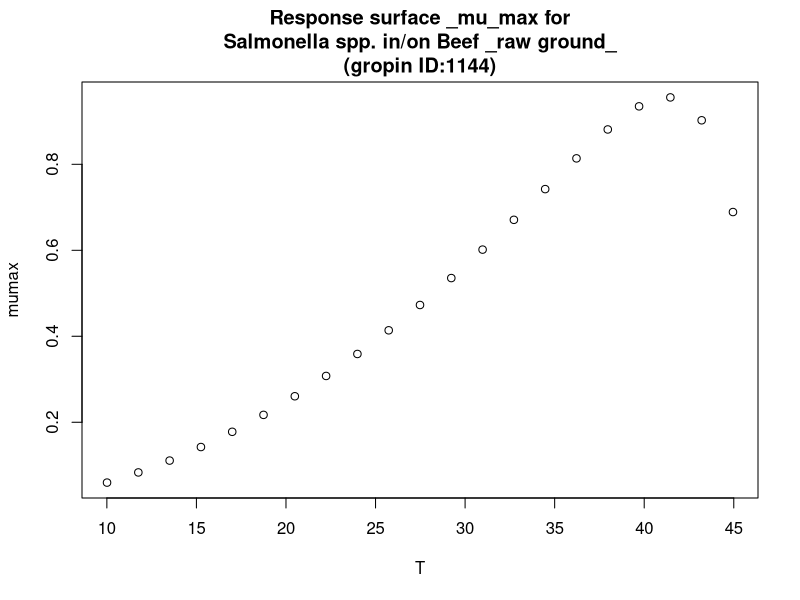

Recreate this plot in R.
#############################
# start of Parameter script
#############################
T <- seq(10.01,44.955044955045,length.out=21)
#############################
# end of Parameter script
#############################
############################# 
# start of Model script Gropin ID 1144 
#############################
 
# constant coefficients for this model
 
variables <- data.frame(T)
argumentsPar <- unique.data.frame(expand.grid(variables))
 
# heart of the model
response_surface <- function(T) {
   mumax <-6.44*(10^-4)*((T-0.38)^2)*(1-exp(0.3837*(T-46.97)))

	return(mumax=mumax)
} 

# output parameters
responseSurface <- cbind(argumentsPar,response_surface(argumentsPar['T']))
colnames(responseSurface) <- c(colnames(argumentsPar),'mumax')
#############################
# End of Model script
#############################
############################# 
# start of Visualisation script Gropin ID 1144 
#############################
titleText <-'Response surface _mu_max for
Salmonella spp. in/on Beef _raw ground_
(gropin ID:1144)'
plot(T,responseSurface$'mumax',xlab='T',
                          ylab='mumax',main=titleText)
#############################
# End of Visualisation script
#############################
